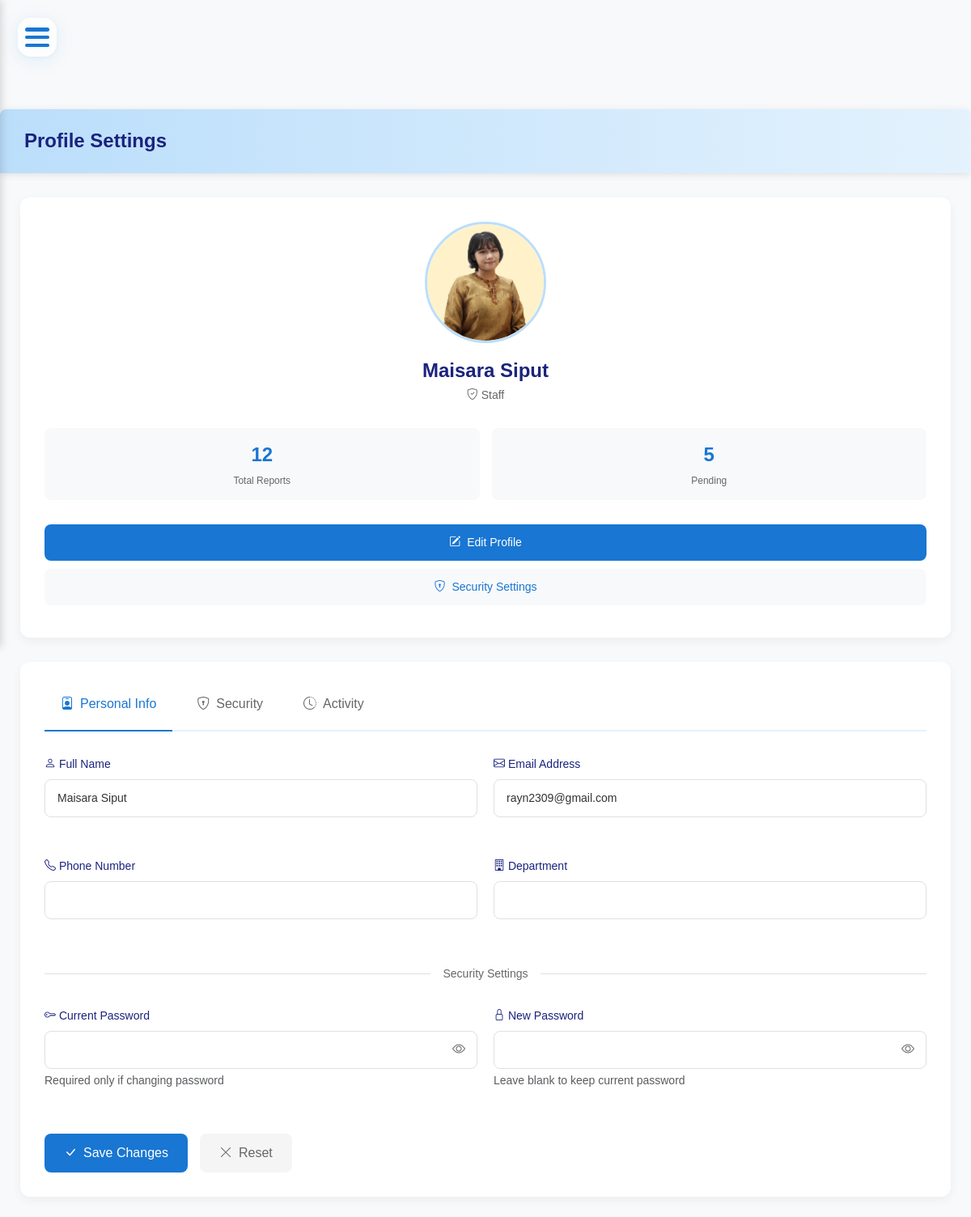
The app's page /maintenence_system/profile.php (signed in) with its own data.
### tables this page shows
CREATE TABLE `users` (
  `User_ID` int(4) NOT NULL,
  `name` varchar(255) DEFAULT NULL,
  `email` varchar(255) DEFAULT NULL,
  `role` enum('Admin','Staff','Manager','Technician','customer') NOT NULL,
  `password` varchar(255) DEFAULT NULL,
  `profile_picture` varchar(255) DEFAULT NULL
);

### maintenence_system/profile.php (the view, shortened to what this page needs)
<?php
require_once "config/database.php";
include "includes/header.php";
$user_id = $_SESSION['id'];
$sql = "SELECT * FROM USERS WHERE User_ID = ?";
$stmt = $conn->prepare($sql);
$stmt->bind_param("i", $user_id);
$stmt->execute();
$user = $stmt->get_result()->fetch_assoc();
?>
<!DOCTYPE html>
<html lang="en">
<head>
</head>
<body>
    <div class="container-fluid">
        <div class="page-header">
            <h1>Profile Settings</h1>
        </div>
        <div class="profile-container">
            <div class="profile-sidebar">
                <div class="profile-avatar">
                    <?php if (isset($user['profile_picture']) && !empty($user['profile_picture'])): ?>
                        <img src="uploads/profile_pictures/<?php echo htmlspecialchars($user['profile_picture']); ?>"
                             alt="Profile Picture"
                             onerror="this.onerror=null; this.src='assets/images/default-avatar.png';">
                    <?php else: ?>
                        <i class="bi bi-person"></i>
                    <?php endif; ?>
                </div>
                <div class="profile-info">
                    <h2 class="profile-name"><?php echo htmlspecialchars($user['name']); ?></h2>
                    <p class="profile-role"><i class="bi bi-shield-check"></i> <?php echo htmlspecialchars($user['role']); ?></p>
                </div>
                <div class="profile-stats">
                    <div class="stat-item">
                        <p class="stat-value">12</p>
                        <p class="stat-label">Total Reports</p>
                    </div>
                    <div class="stat-item">
                        <p class="stat-value">5</p>
                        <p class="stat-label">Pending</p>
                    </div>
                </div>
                <div class="profile-actions">
                    <button class="btn-profile btn-primary">
                        <i class="bi bi-pencil-square"></i>
                        Edit Profile
                    </button>
                    <button class="btn-profile btn-secondary">
                        <i class="bi bi-shield-lock"></i>
                        Security Settings
                    </button>
                </div>
            </div>
            <div class="profile-main">
                <div class="profile-tabs">
                    <button class="tab-btn active" data-tab="personal">
                        <i class="bi bi-person-badge"></i>
                        Personal Info
                    </button>
                    <button class="tab-btn" data-tab="security">
                        <i class="bi bi-shield-lock"></i>
                        Security
                    </button>
                    <button class="tab-btn" data-tab="activity">
                        <i class="bi bi-clock-history"></i>
                        Activity
                    </button>
                </div>
                <div class="tab-content" id="personal-tab">
                    <form action="" method="POST" class="profile-form">
                        <div class="form-row">
                            <div class="form-group">
                                <label for="name" class="form-label">
                                    <i class="bi bi-person"></i>
                                    Full Name
                                </label>
                                <input type="text" class="form-control" id="name" name="name"
                                       value="<?php echo htmlspecialchars($user['name']); ?>" required>
                            </div>
                            <div class="form-group">
                                <label for="email" class="form-label">
                                    <i class="bi bi-envelope"></i>
                                    Email Address
                                </label>
                                <input type="email" class="form-control" id="email" name="email"
                                       value="<?php echo htmlspecialchars($user['email']); ?>" required>
                            </div>
                        </div>
                        <div class="form-row">
                            <div class="form-group">
                                <label for="phone" class="form-label">
                                    <i class="bi bi-telephone"></i>
                                    Phone Number
                                </label>
                                <input type="tel" class="form-control" id="phone" name="phone"
                                       value="<?php echo htmlspecialchars($user['phone'] ?? ''); ?>">
                            </div>
                            <div class="form-group">
                                <label for="department" class="form-label">
                                    <i class="bi bi-building"></i>
                                    Department
                                </label>
                                <input type="text" class="form-control" id="department" name="department"
                                       value="<?php echo htmlspecialchars($user['department'] ?? ''); ?>">
                            </div>
                        </div>
                        <div class="form-divider">
                            <span>Security Settings</span>
                        </div>
                        <div class="form-row">
                            <div class="form-group">
                                <label for="current_password" class="form-label">
                                    <i class="bi bi-key"></i>
                                    Current Password
                                </label>
                                <div class="password-input">
                                    <input type="password" class="form-control" id="current_password" name="current_password">
                                    <button type="button" class="password-toggle">
                                        <i class="bi bi-eye"></i>
                                    </button>
                                </div>
                                <div class="form-text">Required only if changing password</div>
                            </div>
                            <div class="form-group">
                                <label for="new_password" class="form-label">
                                    <i class="bi bi-lock"></i>
                                    New Password
                                </label>
                                <div class="password-input">
                                    <input type="password" class="form-control" id="new_password" name="new_password">
                                    <button type="button" class="password-toggle">
                                        <i class="bi bi-eye"></i>
                                    </button>
                                </div>
                                <div class="form-text">Leave blank to keep current password</div>
                            </div>
                        </div>
                        <div class="form-actions">
                            <button type="submit" class="btn-submit">
                                <i class="bi bi-check-lg"></i>
                                Save Changes
                            </button>
                            <button type="reset" class="btn-reset">
                                <i class="bi bi-x-lg"></i>
                                Reset
                            </button>
                        </div>
                    </form>
                </div>
            </div>
        </div>
    </div>
</body>
</html>

### maintenence_system/includes/header.php (style rules this page uses)
:root { --primary-bg: #bbdefb; --sidebar-width: 250px; --sidebar-collapsed-width: 70px; --header-height: 60px; --transition-speed: 0.5s; --transition-curve: cubic-bezier(0.4, 0, 0.2, 1); --menu-item-height: 45px; }
body { min-height: 100vh; background: #f8f9fa; overflow-x: hidden; font-family: 'DM Sans', sans-serif; }

### records on screen
users: profile_picture (picture), name "Maisara Siput", role "Staff", email "rayn2309@gmail.com"
